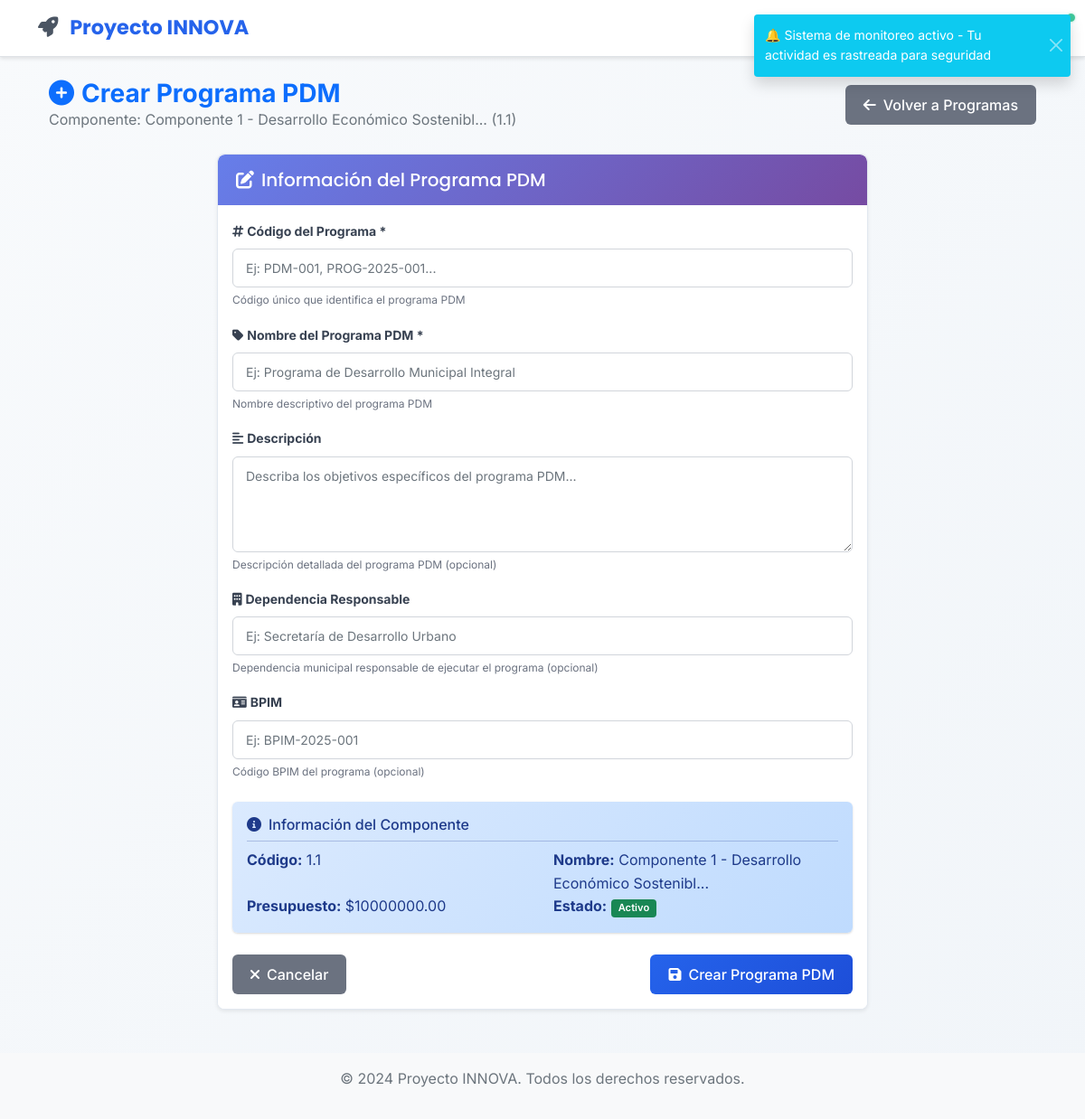
The app's page /planes/componentes/1/programas/crear (signed in), older data.
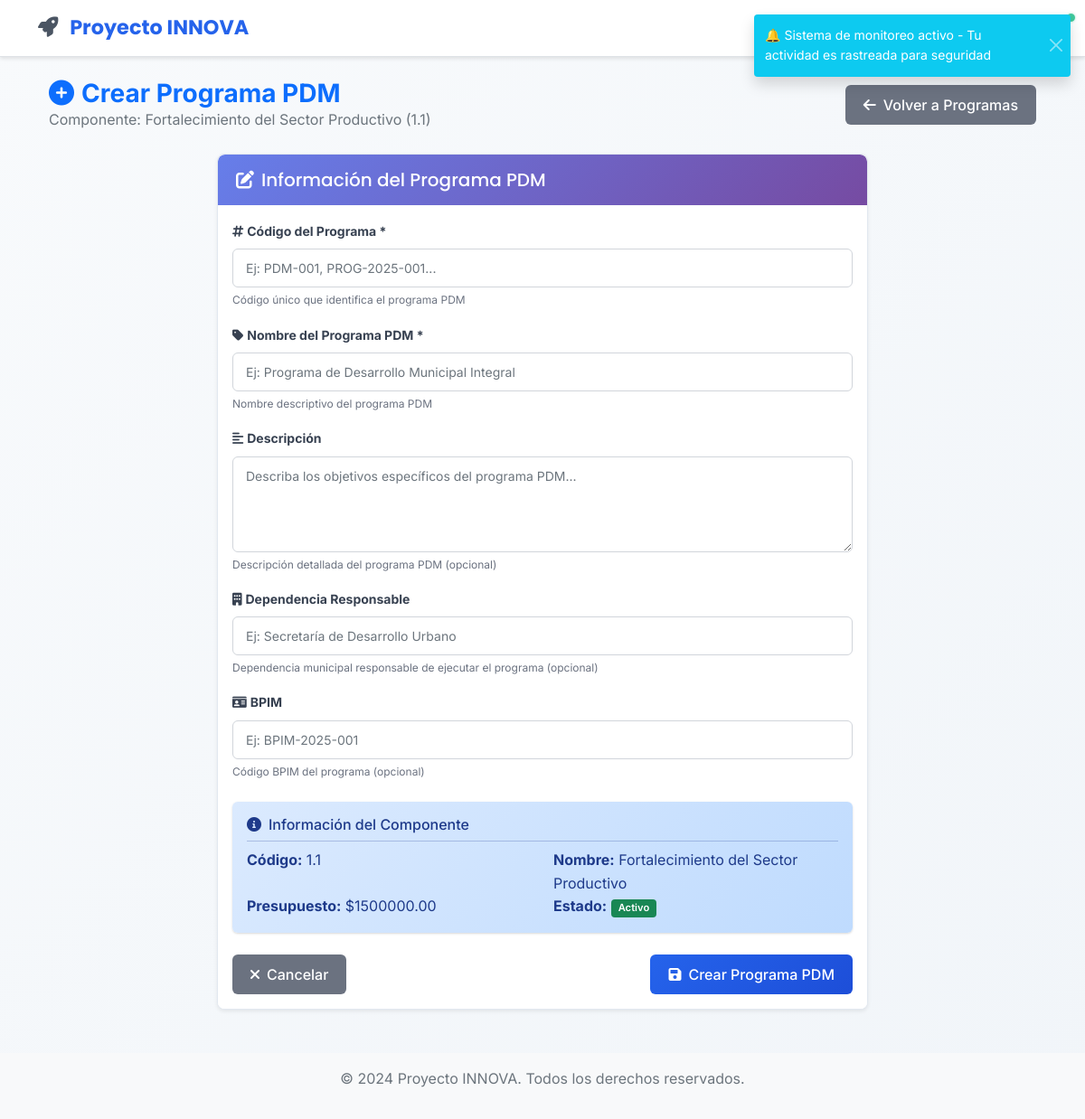
The same page, newer data.
### app/models/componente.py (models this page shows, shortened)
class Componente(db.Model):
    __tablename__ = 'componentes'
    id = db.Column(db.Integer, primary_key=True)
    cod_componente = db.Column(db.Float, nullable=False)  # Puede ser decimal según el diccionario
    nombre = db.Column(db.String(200), nullable=False)
    descripcion = db.Column(db.Text)
    linea_estrategica_id = db.Column(db.Integer, db.ForeignKey('lineas_estrategicas.id'), nullable=False)
    linea_estrategica = db.relationship('LineaEstrategica', backref=db.backref('componentes', lazy=True, cascade='all, delete-orphan'))
    estado = db.Column(db.String(20), default='activo')  # activo, inactivo
    created_at = db.Column(db.DateTime, default=datetime.utcnow)
    updated_at = db.Column(db.DateTime, default=datetime.utcnow, onupdate=datetime.utcnow)
    prioridad = db.Column(db.String(20), default='media')  # baja, media, alta, critica
    presupuesto_asignado = db.Column(db.Float, default=0.0)

### app/views/planes.py (the view, shortened to what this page needs)
@planes_bp.route('/componentes/<int:componente_id>/programas/crear', methods=['GET', 'POST'])
@login_required
def crear_programa(componente_id):
    componente = Componente.query.join(LineaEstrategica).join(PlanDesarrollo).filter(
        Componente.id == componente_id
    ).first_or_404()
    if not current_user.can_edit_column('CÓD PROGRAMA'):
        flash('No tienes permisos para crear programas.', 'danger')
        return redirect(url_for('planes.programas', componente_id=componente_id))
    form = ProgramaForm()
    return render_template('planes/crear_programa.html', title='Crear Programa', form=form, componente=componente)

### app/models/user.py (called while the page is built)
    def is_admin(self):
        if self.active_roles:
            admin_names = ['admin', 'administrador']
            return any(ur.role.name.lower() in admin_names for ur in self.active_roles)
        return self.legacy_role == 'admin'

    def can_edit_column(self, column_name):
        if self.is_admin():
            return True  # Los admins pueden editar todo
        for user_role in self.active_roles:
            if user_role.role.can_edit_column(column_name):
                return True
        return False

### app/templates/planes/crear_programa.html (shortened to what the changed rows need)
{% extends "base.html" %}
{% block content %}
<div class="container-fluid mt-4">
    <div class="row mb-4">
        <div class="col-12">
            <div class="d-flex justify-content-between align-items-center">
                <div>
                    <h1 class="h3 mb-0 text-primary fw-bold">
                        <i class="fas fa-plus-circle me-2"></i>Crear Programa PDM
                    </h1>
                    <p class="text-muted mb-0">Componente: {{ componente.nombre }} ({{ componente.cod_componente }})</p>
                </div>
            </div>
        </div>
    </div>
    <div class="row">
        <div class="col-lg-8 mx-auto">
            <div class="card shadow-sm">
                <div class="card-body">
                    <form method="POST">
                        <div class="alert alert-info border-0">
                            <div class="row">
                                <div class="col-md-6">
                                    <strong>Código:</strong> {{ componente.cod_componente }}
                                </div>
                                <div class="col-md-6">
                                    <strong>Nombre:</strong> {{ componente.nombre }}
                                </div>
                                <div class="col-md-6">
                                    <strong>Presupuesto:</strong> ${{ "%.2f"|format(componente.presupuesto_asignado) }}
                                </div>
                                <div class="col-md-6">
                                    <strong>Estado:</strong>
                                    <span class="badge {% if componente.estado == 'activo' %}bg-success{% else %}bg-secondary{% endif %}">
                                        {{ componente.estado.title() }}
                                    </span>
                                </div>
                            </div>
                        </div>
                    </form>
                </div>
            </div>
        </div>
    </div>
</div>
{% endblock %}

Row changes from the older to the newer data that the page shows:
changed Componente "Activo": nombre "Componente 1 - Desarrollo Económico Sostenibl..." → "Fortalecimiento del Sector Productivo"; presupuesto_asignado "10000000.00" → "1500000.00"
